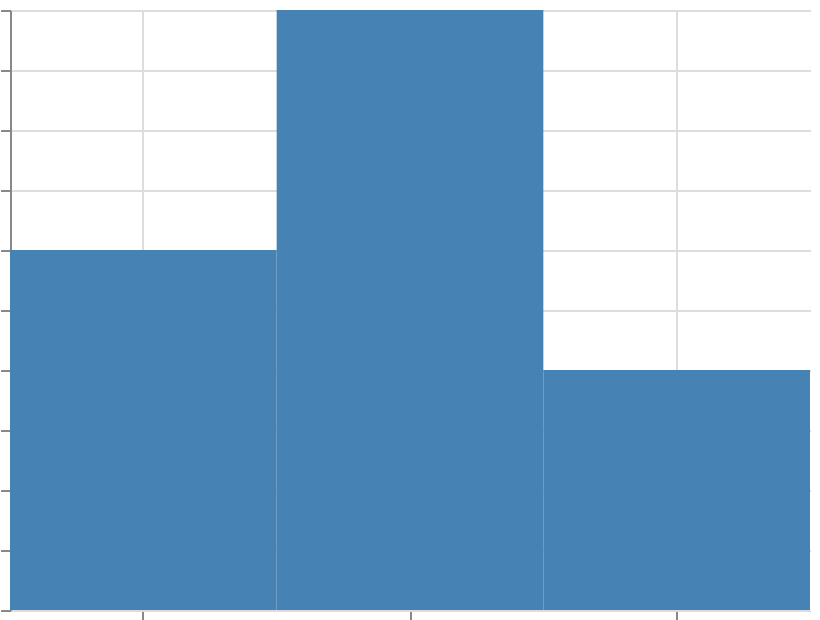

Describe this chart as a Vega-Lite specification.
### Vega specification from a JSON file in a GitHub repository (floating-point values rounded to 4 significant figures)
{"$schema": "https://vega.github.io/schema/vega/v6.json", "width": 400, "height": 300, "padding": 5, "autosize": "none", "data": [{"name": "table", "values": [{"cat": "A", "val": 3}, {"cat": "B", "val": 5}, {"cat": "C", "val": 2}]}], "scales": [{"name": "x", "type": "band", "domain": {"data": "table", "field": "cat", "sort": true}, "range": "width"}, {"name": "y", "type": "linear", "domain": {"data": "table", "field": "val"}, "range": [{"signal": "height"}, 0], "zero": true, "nice": false}], "marks": [{"type": "rect", "from": {"data": "table"}, "encode": {"update": {"x": {"scale": "x", "field": "cat"}, "width": {"scale": "x", "band": 1}, "y": {"scale": "y", "field": "val"}, "y2": {"scale": "y", "value": 0}, "fill": {"value": "steelblue"}}}}], "axes": [{"scale": "x", "orient": "bottom", "grid": true, "labels": false}, {"scale": "y", "orient": "left", "grid": true, "labels": false}]}
